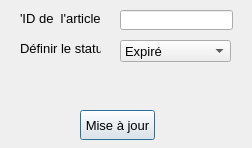
<?xml version="1.0" encoding="UTF-8"?>
<ui version="4.0">
 <class>UpdateItem</class>
 <widget class="QDialog" name="UpdateItem">
  <property name="windowModality">
   <enum>Qt::WindowModal</enum>
  </property>
  <property name="geometry">
   <rect>
    <x>0</x>
    <y>0</y>
    <width>252</width>
    <height>148</height>
   </rect>
  </property>
  <property name="windowTitle">
   <string>Update Any Item</string>
  </property>
  <widget class="QLineEdit" name="txtId">
   <property name="geometry">
    <rect>
     <x>120</x>
     <y>10</y>
     <width>113</width>
     <height>20</height>
    </rect>
   </property>
   <property name="font">
    <font>
     <pointsize>10</pointsize>
    </font>
   </property>
  </widget>
  <widget class="QLabel" name="label_2">
   <property name="geometry">
    <rect>
     <x>20</x>
     <y>40</y>
     <width>81</width>
     <height>16</height>
    </rect>
   </property>
   <property name="font">
    <font>
     <pointsize>10</pointsize>
    </font>
   </property>
   <property name="text">
    <string>Définir le statut</string>
   </property>
  </widget>
  <widget class="QComboBox" name="cmbStatus">
   <property name="geometry">
    <rect>
     <x>120</x>
     <y>40</y>
     <width>111</width>
     <height>22</height>
    </rect>
   </property>
   <property name="font">
    <font>
     <pointsize>10</pointsize>
    </font>
   </property>
   <item>
    <property name="text">
     <string>Expiré</string>
    </property>
   </item>
   <item>
    <property name="text">
     <string>disponible</string>
    </property>
   </item>
   <item>
    <property name="text">
     <string>Return</string>
    </property>
   </item>
   <item>
    <property name="text">
     <string>Vendu</string>
    </property>
   </item>
   <item>
    <property name="text">
     <string/>
    </property>
   </item>
  </widget>
  <widget class="QLabel" name="label">
   <property name="geometry">
    <rect>
     <x>20</x>
     <y>10</y>
     <width>91</width>
     <height>16</height>
    </rect>
   </property>
   <property name="font">
    <font>
     <pointsize>10</pointsize>
    </font>
   </property>
   <property name="text">
    <string>'ID de  l'article</string>
   </property>
  </widget>
  <widget class="QPushButton" name="pushButton">
   <property name="geometry">
    <rect>
     <x>80</x>
     <y>110</y>
     <width>75</width>
     <height>30</height>
    </rect>
   </property>
   <property name="font">
    <font>
     <pointsize>10</pointsize>
    </font>
   </property>
   <property name="text">
    <string>Mise à jour</string>
   </property>
  </widget>
  <widget class="QLabel" name="lblInfo">
   <property name="geometry">
    <rect>
     <x>70</x>
     <y>80</y>
     <width>131</width>
     <height>16</height>
    </rect>
   </property>
   <property name="text">
    <string/>
   </property>
  </widget>
 </widget>
 <resources/>
 <connections/>
</ui>
